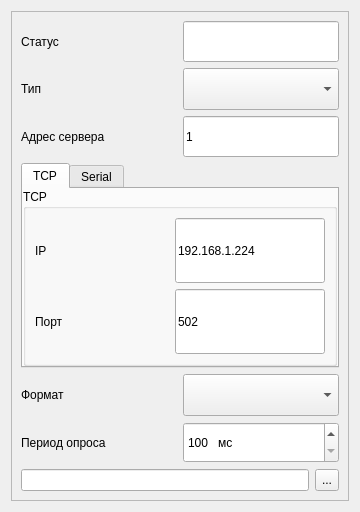
<?xml version="1.0" encoding="UTF-8"?>
<ui version="4.0">
 <class>fmodbus_settings</class>
 <widget class="QWidget" name="fmodbus_settings">
  <property name="geometry">
   <rect>
    <x>0</x>
    <y>0</y>
    <width>360</width>
    <height>512</height>
   </rect>
  </property>
  <property name="sizePolicy">
   <sizepolicy hsizetype="MinimumExpanding" vsizetype="MinimumExpanding">
    <horstretch>80</horstretch>
    <verstretch>45</verstretch>
   </sizepolicy>
  </property>
  <property name="minimumSize">
   <size>
    <width>200</width>
    <height>100</height>
   </size>
  </property>
  <property name="maximumSize">
   <size>
    <width>1000</width>
    <height>852</height>
   </size>
  </property>
  <property name="windowTitle">
   <string>Настройки</string>
  </property>
  <layout class="QGridLayout" name="gridLayout">
   <item row="0" column="0">
    <widget class="QScrollArea" name="scrollArea">
     <property name="widgetResizable">
      <bool>true</bool>
     </property>
     <widget class="QWidget" name="scrollAreaWidgetContents">
      <property name="geometry">
       <rect>
        <x>0</x>
        <y>0</y>
        <width>340</width>
        <height>492</height>
       </rect>
      </property>
      <layout class="QGridLayout" name="gridLayout_6">
       <item row="0" column="0">
        <widget class="QLabel" name="label_19">
         <property name="sizePolicy">
          <sizepolicy hsizetype="MinimumExpanding" vsizetype="MinimumExpanding">
           <horstretch>0</horstretch>
           <verstretch>0</verstretch>
          </sizepolicy>
         </property>
         <property name="minimumSize">
          <size>
           <width>100</width>
           <height>0</height>
          </size>
         </property>
         <property name="text">
          <string>Статус</string>
         </property>
         <property name="wordWrap">
          <bool>true</bool>
         </property>
        </widget>
       </item>
       <item row="0" column="1">
        <widget class="QLineEdit" name="le_state">
         <property name="enabled">
          <bool>true</bool>
         </property>
         <property name="sizePolicy">
          <sizepolicy hsizetype="MinimumExpanding" vsizetype="MinimumExpanding">
           <horstretch>0</horstretch>
           <verstretch>0</verstretch>
          </sizepolicy>
         </property>
         <property name="minimumSize">
          <size>
           <width>150</width>
           <height>0</height>
          </size>
         </property>
         <property name="text">
          <string/>
         </property>
         <property name="readOnly">
          <bool>true</bool>
         </property>
        </widget>
       </item>
       <item row="1" column="0">
        <widget class="QLabel" name="label_21">
         <property name="sizePolicy">
          <sizepolicy hsizetype="MinimumExpanding" vsizetype="MinimumExpanding">
           <horstretch>0</horstretch>
           <verstretch>0</verstretch>
          </sizepolicy>
         </property>
         <property name="minimumSize">
          <size>
           <width>100</width>
           <height>0</height>
          </size>
         </property>
         <property name="text">
          <string>Тип</string>
         </property>
        </widget>
       </item>
       <item row="1" column="1">
        <widget class="QComboBox" name="cb_connect_type">
         <property name="sizePolicy">
          <sizepolicy hsizetype="MinimumExpanding" vsizetype="MinimumExpanding">
           <horstretch>0</horstretch>
           <verstretch>0</verstretch>
          </sizepolicy>
         </property>
         <property name="minimumSize">
          <size>
           <width>150</width>
           <height>0</height>
          </size>
         </property>
         <property name="currentText">
          <string/>
         </property>
        </widget>
       </item>
       <item row="2" column="0">
        <widget class="QLabel" name="label_22">
         <property name="sizePolicy">
          <sizepolicy hsizetype="MinimumExpanding" vsizetype="MinimumExpanding">
           <horstretch>0</horstretch>
           <verstretch>0</verstretch>
          </sizepolicy>
         </property>
         <property name="minimumSize">
          <size>
           <width>100</width>
           <height>0</height>
          </size>
         </property>
         <property name="text">
          <string>Адрес сервера</string>
         </property>
        </widget>
       </item>
       <item row="2" column="1">
        <widget class="QLineEdit" name="le_address">
         <property name="enabled">
          <bool>true</bool>
         </property>
         <property name="sizePolicy">
          <sizepolicy hsizetype="MinimumExpanding" vsizetype="MinimumExpanding">
           <horstretch>0</horstretch>
           <verstretch>0</verstretch>
          </sizepolicy>
         </property>
         <property name="minimumSize">
          <size>
           <width>150</width>
           <height>0</height>
          </size>
         </property>
         <property name="text">
          <string>1</string>
         </property>
        </widget>
       </item>
       <item row="3" column="0" colspan="2">
        <widget class="QTabWidget" name="tw">
         <property name="sizePolicy">
          <sizepolicy hsizetype="MinimumExpanding" vsizetype="MinimumExpanding">
           <horstretch>0</horstretch>
           <verstretch>0</verstretch>
          </sizepolicy>
         </property>
         <property name="currentIndex">
          <number>0</number>
         </property>
         <widget class="QWidget" name="tab_tcp">
          <property name="sizePolicy">
           <sizepolicy hsizetype="MinimumExpanding" vsizetype="MinimumExpanding">
            <horstretch>0</horstretch>
            <verstretch>0</verstretch>
           </sizepolicy>
          </property>
          <attribute name="title">
           <string>TCP</string>
          </attribute>
          <layout class="QGridLayout" name="gridLayout_5">
           <property name="leftMargin">
            <number>0</number>
           </property>
           <property name="topMargin">
            <number>0</number>
           </property>
           <property name="rightMargin">
            <number>0</number>
           </property>
           <property name="bottomMargin">
            <number>0</number>
           </property>
           <property name="spacing">
            <number>0</number>
           </property>
           <item row="0" column="0">
            <widget class="QGroupBox" name="groupBox">
             <property name="sizePolicy">
              <sizepolicy hsizetype="MinimumExpanding" vsizetype="MinimumExpanding">
               <horstretch>0</horstretch>
               <verstretch>0</verstretch>
              </sizepolicy>
             </property>
             <property name="title">
              <string>TCP</string>
             </property>
             <layout class="QGridLayout" name="gridLayout_2">
              <property name="leftMargin">
               <number>9</number>
              </property>
              <property name="topMargin">
               <number>9</number>
              </property>
              <property name="rightMargin">
               <number>9</number>
              </property>
              <property name="bottomMargin">
               <number>9</number>
              </property>
              <property name="spacing">
               <number>6</number>
              </property>
              <item row="0" column="0">
               <widget class="QLabel" name="label_17">
                <property name="sizePolicy">
                 <sizepolicy hsizetype="MinimumExpanding" vsizetype="MinimumExpanding">
                  <horstretch>0</horstretch>
                  <verstretch>0</verstretch>
                 </sizepolicy>
                </property>
                <property name="minimumSize">
                 <size>
                  <width>100</width>
                  <height>0</height>
                 </size>
                </property>
                <property name="text">
                 <string>IP</string>
                </property>
               </widget>
              </item>
              <item row="0" column="1">
               <widget class="QLineEdit" name="le_ip">
                <property name="enabled">
                 <bool>true</bool>
                </property>
                <property name="sizePolicy">
                 <sizepolicy hsizetype="MinimumExpanding" vsizetype="MinimumExpanding">
                  <horstretch>0</horstretch>
                  <verstretch>0</verstretch>
                 </sizepolicy>
                </property>
                <property name="minimumSize">
                 <size>
                  <width>150</width>
                  <height>0</height>
                 </size>
                </property>
                <property name="text">
                 <string>192.168.1.224</string>
                </property>
               </widget>
              </item>
              <item row="1" column="0">
               <widget class="QLabel" name="label_18">
                <property name="sizePolicy">
                 <sizepolicy hsizetype="MinimumExpanding" vsizetype="MinimumExpanding">
                  <horstretch>0</horstretch>
                  <verstretch>0</verstretch>
                 </sizepolicy>
                </property>
                <property name="minimumSize">
                 <size>
                  <width>100</width>
                  <height>0</height>
                 </size>
                </property>
                <property name="text">
                 <string>Порт</string>
                </property>
               </widget>
              </item>
              <item row="1" column="1">
               <widget class="QLineEdit" name="le_port">
                <property name="enabled">
                 <bool>true</bool>
                </property>
                <property name="sizePolicy">
                 <sizepolicy hsizetype="MinimumExpanding" vsizetype="MinimumExpanding">
                  <horstretch>0</horstretch>
                  <verstretch>0</verstretch>
                 </sizepolicy>
                </property>
                <property name="minimumSize">
                 <size>
                  <width>150</width>
                  <height>0</height>
                 </size>
                </property>
                <property name="text">
                 <string>502</string>
                </property>
               </widget>
              </item>
             </layout>
            </widget>
           </item>
          </layout>
         </widget>
         <widget class="QWidget" name="tab_serial">
          <property name="sizePolicy">
           <sizepolicy hsizetype="MinimumExpanding" vsizetype="MinimumExpanding">
            <horstretch>0</horstretch>
            <verstretch>0</verstretch>
           </sizepolicy>
          </property>
          <attribute name="title">
           <string>Serial</string>
          </attribute>
          <layout class="QGridLayout" name="gridLayout_4">
           <property name="leftMargin">
            <number>0</number>
           </property>
           <property name="topMargin">
            <number>0</number>
           </property>
           <property name="rightMargin">
            <number>0</number>
           </property>
           <property name="bottomMargin">
            <number>0</number>
           </property>
           <property name="spacing">
            <number>0</number>
           </property>
           <item row="0" column="0">
            <widget class="QGroupBox" name="groupBox_2">
             <property name="sizePolicy">
              <sizepolicy hsizetype="MinimumExpanding" vsizetype="MinimumExpanding">
               <horstretch>0</horstretch>
               <verstretch>0</verstretch>
              </sizepolicy>
             </property>
             <property name="title">
              <string>Serial</string>
             </property>
             <layout class="QGridLayout" name="gridLayout_3">
              <item row="0" column="0">
               <widget class="QLabel" name="label_23">
                <property name="sizePolicy">
                 <sizepolicy hsizetype="MinimumExpanding" vsizetype="MinimumExpanding">
                  <horstretch>0</horstretch>
                  <verstretch>0</verstretch>
                 </sizepolicy>
                </property>
                <property name="minimumSize">
                 <size>
                  <width>100</width>
                  <height>0</height>
                 </size>
                </property>
                <property name="text">
                 <string>COM порт</string>
                </property>
               </widget>
              </item>
              <item row="0" column="1">
               <widget class="QLineEdit" name="le_com_port">
                <property name="enabled">
                 <bool>true</bool>
                </property>
                <property name="sizePolicy">
                 <sizepolicy hsizetype="MinimumExpanding" vsizetype="MinimumExpanding">
                  <horstretch>0</horstretch>
                  <verstretch>0</verstretch>
                 </sizepolicy>
                </property>
                <property name="minimumSize">
                 <size>
                  <width>150</width>
                  <height>0</height>
                 </size>
                </property>
                <property name="text">
                 <string>COM1</string>
                </property>
               </widget>
              </item>
              <item row="1" column="0">
               <widget class="QLabel" name="label_24">
                <property name="sizePolicy">
                 <sizepolicy hsizetype="MinimumExpanding" vsizetype="MinimumExpanding">
                  <horstretch>0</horstretch>
                  <verstretch>0</verstretch>
                 </sizepolicy>
                </property>
                <property name="minimumSize">
                 <size>
                  <width>100</width>
                  <height>0</height>
                 </size>
                </property>
                <property name="text">
                 <string>Бодрейт</string>
                </property>
               </widget>
              </item>
              <item row="1" column="1">
               <widget class="QComboBox" name="cb_baudrate">
                <property name="sizePolicy">
                 <sizepolicy hsizetype="MinimumExpanding" vsizetype="MinimumExpanding">
                  <horstretch>0</horstretch>
                  <verstretch>0</verstretch>
                 </sizepolicy>
                </property>
                <property name="minimumSize">
                 <size>
                  <width>150</width>
                  <height>0</height>
                 </size>
                </property>
                <property name="currentText">
                 <string/>
                </property>
               </widget>
              </item>
              <item row="2" column="0">
               <widget class="QLabel" name="label_25">
                <property name="sizePolicy">
                 <sizepolicy hsizetype="MinimumExpanding" vsizetype="MinimumExpanding">
                  <horstretch>0</horstretch>
                  <verstretch>0</verstretch>
                 </sizepolicy>
                </property>
                <property name="minimumSize">
                 <size>
                  <width>100</width>
                  <height>0</height>
                 </size>
                </property>
                <property name="text">
                 <string>Бит данных</string>
                </property>
               </widget>
              </item>
              <item row="2" column="1">
               <widget class="QComboBox" name="cb_data_bits">
                <property name="sizePolicy">
                 <sizepolicy hsizetype="MinimumExpanding" vsizetype="MinimumExpanding">
                  <horstretch>0</horstretch>
                  <verstretch>0</verstretch>
                 </sizepolicy>
                </property>
                <property name="minimumSize">
                 <size>
                  <width>150</width>
                  <height>0</height>
                 </size>
                </property>
                <property name="currentText">
                 <string/>
                </property>
               </widget>
              </item>
              <item row="3" column="0">
               <widget class="QLabel" name="label_26">
                <property name="sizePolicy">
                 <sizepolicy hsizetype="MinimumExpanding" vsizetype="MinimumExpanding">
                  <horstretch>0</horstretch>
                  <verstretch>0</verstretch>
                 </sizepolicy>
                </property>
                <property name="minimumSize">
                 <size>
                  <width>100</width>
                  <height>0</height>
                 </size>
                </property>
                <property name="text">
                 <string>Стоповых бит</string>
                </property>
               </widget>
              </item>
              <item row="3" column="1">
               <widget class="QComboBox" name="cb_stop_bits">
                <property name="sizePolicy">
                 <sizepolicy hsizetype="MinimumExpanding" vsizetype="MinimumExpanding">
                  <horstretch>0</horstretch>
                  <verstretch>0</verstretch>
                 </sizepolicy>
                </property>
                <property name="minimumSize">
                 <size>
                  <width>150</width>
                  <height>0</height>
                 </size>
                </property>
                <property name="currentText">
                 <string/>
                </property>
               </widget>
              </item>
              <item row="4" column="0">
               <widget class="QLabel" name="label_27">
                <property name="sizePolicy">
                 <sizepolicy hsizetype="MinimumExpanding" vsizetype="MinimumExpanding">
                  <horstretch>0</horstretch>
                  <verstretch>0</verstretch>
                 </sizepolicy>
                </property>
                <property name="minimumSize">
                 <size>
                  <width>100</width>
                  <height>0</height>
                 </size>
                </property>
                <property name="text">
                 <string>Четность</string>
                </property>
               </widget>
              </item>
              <item row="4" column="1">
               <widget class="QComboBox" name="cb_parity">
                <property name="sizePolicy">
                 <sizepolicy hsizetype="MinimumExpanding" vsizetype="MinimumExpanding">
                  <horstretch>0</horstretch>
                  <verstretch>0</verstretch>
                 </sizepolicy>
                </property>
                <property name="minimumSize">
                 <size>
                  <width>150</width>
                  <height>0</height>
                 </size>
                </property>
                <property name="currentText">
                 <string/>
                </property>
               </widget>
              </item>
             </layout>
            </widget>
           </item>
          </layout>
         </widget>
        </widget>
       </item>
       <item row="4" column="0">
        <widget class="QLabel" name="label_28">
         <property name="sizePolicy">
          <sizepolicy hsizetype="MinimumExpanding" vsizetype="MinimumExpanding">
           <horstretch>0</horstretch>
           <verstretch>0</verstretch>
          </sizepolicy>
         </property>
         <property name="minimumSize">
          <size>
           <width>100</width>
           <height>0</height>
          </size>
         </property>
         <property name="text">
          <string>Формат</string>
         </property>
        </widget>
       </item>
       <item row="4" column="1">
        <widget class="QComboBox" name="cb_format">
         <property name="sizePolicy">
          <sizepolicy hsizetype="MinimumExpanding" vsizetype="MinimumExpanding">
           <horstretch>0</horstretch>
           <verstretch>0</verstretch>
          </sizepolicy>
         </property>
         <property name="minimumSize">
          <size>
           <width>150</width>
           <height>0</height>
          </size>
         </property>
         <property name="currentText">
          <string/>
         </property>
        </widget>
       </item>
       <item row="5" column="0">
        <widget class="QLabel" name="label_20">
         <property name="sizePolicy">
          <sizepolicy hsizetype="MinimumExpanding" vsizetype="MinimumExpanding">
           <horstretch>0</horstretch>
           <verstretch>0</verstretch>
          </sizepolicy>
         </property>
         <property name="minimumSize">
          <size>
           <width>100</width>
           <height>0</height>
          </size>
         </property>
         <property name="text">
          <string>Период опроса</string>
         </property>
         <property name="wordWrap">
          <bool>true</bool>
         </property>
        </widget>
       </item>
       <item row="5" column="1">
        <widget class="QSpinBox" name="sb_poll_timer">
         <property name="sizePolicy">
          <sizepolicy hsizetype="MinimumExpanding" vsizetype="MinimumExpanding">
           <horstretch>0</horstretch>
           <verstretch>0</verstretch>
          </sizepolicy>
         </property>
         <property name="minimumSize">
          <size>
           <width>150</width>
           <height>0</height>
          </size>
         </property>
         <property name="suffix">
          <string>   мс</string>
         </property>
         <property name="minimum">
          <number>100</number>
         </property>
         <property name="maximum">
          <number>10000</number>
         </property>
        </widget>
       </item>
       <item row="6" column="0" colspan="2">
        <layout class="QHBoxLayout" name="horizontalLayout">
         <item>
          <widget class="QLineEdit" name="le_config"/>
         </item>
         <item>
          <widget class="QToolButton" name="tb_modbus_config">
           <property name="sizePolicy">
            <sizepolicy hsizetype="Minimum" vsizetype="Preferred">
             <horstretch>0</horstretch>
             <verstretch>0</verstretch>
            </sizepolicy>
           </property>
           <property name="text">
            <string>...</string>
           </property>
          </widget>
         </item>
        </layout>
       </item>
      </layout>
     </widget>
    </widget>
   </item>
  </layout>
 </widget>
 <resources/>
 <connections/>
</ui>
